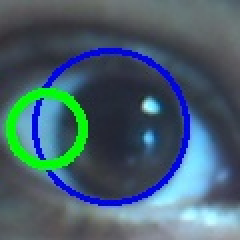
#> input picture Examples/iris_pic_0_2018-06-07_20;27;46.jpg, 120 x 120 px, given in place of the camera (shown 2 times larger)
$ python eye_detect.py   (older library calls are emulated)
#> lines starting #> are read from the running program, lines starting #| are printed output that depends on the picture
#> in main, photo is the input picture: shape (120, 120, 3); mean B, G, R 109.4, 96.2, 71
import time
import cv2
import pupil_detect
####33333
#faceCascadeClassifier = cv2.CascadeClassifier("haarcascade_frontalface_alt.xml")
eyeCascadeClassifier = cv2.CascadeClassifier("haarcascade_eye.xml")
####3333
def detect_objects(image, objectClassifier, divider=4):
    #increase divider for more speed, less accuracy
#> called with divider = 4
    gray_image = cv2.cvtColor(image, cv2.COLOR_RGB2GRAY)
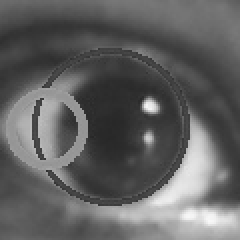
#> gray_image: shape (120, 120) (shown 2 times larger); min 39, max 248, mean 97.2
    small_image = cv2.resize(gray_image, (gray_image.shape[1]/divider,gray_image.shape[0]/divider))
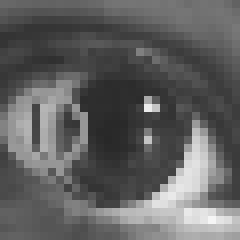
#> small_image: shape (30, 30) (shown 8 times larger); min 40, max 245, mean 97
    min_object_size = (20,20)
    haar_scale = 1.2
    min_neighbors = 2
    haar_flags = 0
    objects = objectClassifier.detectMultiScale(small_image, haar_scale, min_neighbors, haar_flags, min_object_size)
#> objects = ()
    return objects*divider
#####3333
class Eye():
    def __init__(self,x, y, x2, y2):
        self.x = x
        self.y = y
        self.x2 = x2
        self.y2 = y2
        self.width = x2 - x
        self.height = y2 - y
        self.topcorner = (x, y)
        self.bottomcorner = (x2, y2)
#333333
def draw(photo):
    image = photo.copy()
    image_to_show = image
    eyes = detect_objects(image, eyeCascadeClassifier)
#> eyes = ()
    #################### Select the rightmost eye ##################
    rightmost_eye = None
    if eyes is not None:
        for eye in eyes:
            (x,y) = eye[0], eye[1]
            (x2,y2) = (eye[0] + eye[2]), (eye[1] + eye[3])
            if (rightmost_eye is None) or (x < rightmost_eye.x):
                rightmost_eye = Eye(x, y, x2, y2)
#> this loop made 0 passes
    ###############################################################
    ####### Extract the image of the rightmost eye ################
    eye_image = None
    if rightmost_eye is not None:
        eye_image = image[rightmost_eye.y:rightmost_eye.y2, rightmost_eye.x:rightmost_eye.x2]
    ###############################################################
    ### To assist in edge detection, try to "black out" sclera ####
    binary_eye_image = None
    if eye_image is not None:
        eye_histogram = [0]*256
        eye_image = cv2.cvtColor(eye_image, cv2.COLOR_RGB2GRAY)
        for i in xrange(256):
            value_count = (eye_image == i).sum()
            eye_histogram[i] = value_count
        count = 0
        index = 255
        while count < (eye_image.size*3/4):
            count += eye_histogram[index]
            index -= 1
        quarter_threshold = index
        #Multiply all parts of eye above bottom 1/4 brightness by 0
        #Might not work on people with light irises. Have not tried.
        binary_eye_image = cv2.equalizeHist((eye_image < quarter_threshold) * eye_image)
    ###############################################################
    ####### Look for circle (the iris). Save coordinates. ########
    relative_iris_coordinates = None
    if binary_eye_image is not None:
        eye_circles = cv2.HoughCircles(binary_eye_image, cv2.cv.CV_HOUGH_GRADIENT, 3, 500, maxRadius = binary_eye_image.shape[0]/5)
        if eye_circles is not None:
            #Usually gets the job done. Messy.
            circle = eye_circles[0][0]
            relative_iris_coordinates = (circle[0], circle[1])
    ###############################################################
    ######### Put blue dot on eye in big picture ##################
    absolute_iris_coordinates = None
    if relative_iris_coordinates is not None and rightmost_eye is not None:
        absolute_iris_coordinates = (int(relative_iris_coordinates[0]+rightmost_eye.x), int(relative_iris_coordinates[1]+rightmost_eye.y))
        cv2.circle(image_to_show, absolute_iris_coordinates, 5, (255,0,0), thickness=10)
    ###############################################################
    ####### Extract image of iris (and some surrounding) ##########
    iris_image = None
    if absolute_iris_coordinates is not None:
        x = absolute_iris_coordinates[0]
        y = absolute_iris_coordinates[1]
        #Should find a way to make these numbers adaptable.
        #It really messes things up when these arbitrary numbers don't work with
        #whatever image size or eye distance is actually being used.
        #YOU, DEAR READER, MUST CHANGE THESE FOR YOUR CAMERA
        #These numbers describe the guestimated shape of a captured image of an iris.
        #This program makes no effort to automatically find the size of the iris in
        #the captured image of the iris
        w = 60
        h = 60
        iris_image = photo[y-h:y+h,x-w:x+w]
        iris_image_to_show = cv2.resize(iris_image, (iris_image.shape[1]*2, iris_image.shape[0]*2))
        image_to_show[0:iris_image_to_show.shape[0], 00:00+iris_image_to_show.shape[1]] = iris_image_to_show
    ###############################################################
    ### Draw blue circle around iris. Draw green around pupil #####
    #Also, if the pupil and iris seem to be sensible shapes/sizes,
    #return the current iris_image (picture of the iris+surroundings)
    iris_picture = None
    if iris_image is not None:
        iris_gray = cv2.cvtColor(iris_image, cv2.COLOR_RGB2GRAY)
        iris_circles_image = iris_image.copy()
        iris_circles = cv2.HoughCircles(iris_gray, cv2.cv.CV_HOUGH_GRADIENT, 2, 100)
        if iris_circles is not None:
            circle=iris_circles[0][0]
            cv2.circle(iris_circles_image, (circle[0], circle[1]), circle[2], (255,0,0), thickness=2)
        pupil_coords = pupil_detect.find_pupil(iris_gray)
        if pupil_coords is not None:
            cv2.circle(iris_circles_image, pupil_coords[:2], pupil_coords[2], (0,255,0),4)
        if iris_circles is not None and pupil_coords is not None:
            ic = iris_circles[0][0]
            pc = pupil_coords
            #Check if pupil is within iris
            if abs(ic[0]-pc[0])<ic[2] and abs(ic[1]-pc[1])<ic[2] and pc[2]<ic[2]:
                iris_picture = iris_circles_image
        iris_circles_to_show = cv2.resize(iris_circles_image, (iris_circles_image.shape[1]*2,iris_circles_image.shape[0]*2))
        image_to_show[0:iris_circles_to_show.shape[0], 200:200+iris_circles_to_show.shape[1]] = iris_circles_to_show
    ###############################################################
    cv2.imshow('Image', image_to_show)
    if cv2.waitKey(10) > 0: #If we got a key press in less than 10ms
        #Also, cv2 has some weirdness where the image won't update without a waitKey()
#> (key Esc is pressed here)
        return True, iris_picture
    return False, iris_picture

def main():
    camera = cv2.VideoCapture(0)
    #camera = cv2.VideoCapture("/home/angel/Videos/4K Video Downloader/Pupil Dilation.mp4")
    found_iris_counter = 0
    while(1):
        success, photo = camera.read()
        finished, iris_pic = draw(photo)
#> finished = True
        if iris_pic is not None:
            timecode = time.strftime("%Y-%m-%d_%H;%M;%S", time.gmtime())
            cv2.imwrite("iris_pic_"+str(found_iris_counter)+"_"+timecode+".jpg", iris_pic)
            found_iris_counter += 1
        if finished:
            break

if __name__ == '__main__':
    main()
